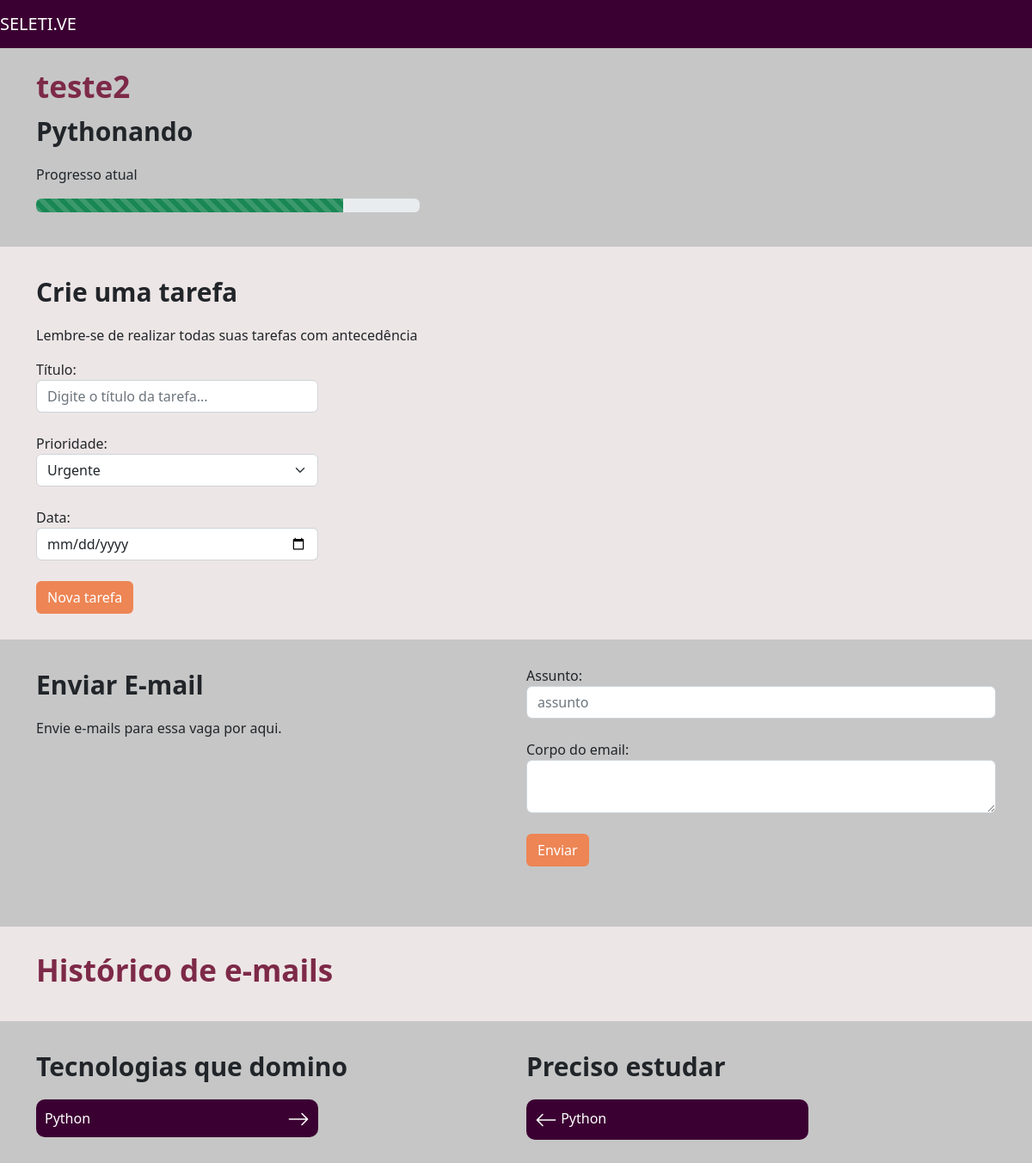
/vagas/vaga/6, run on an earlier commit of the app's database.
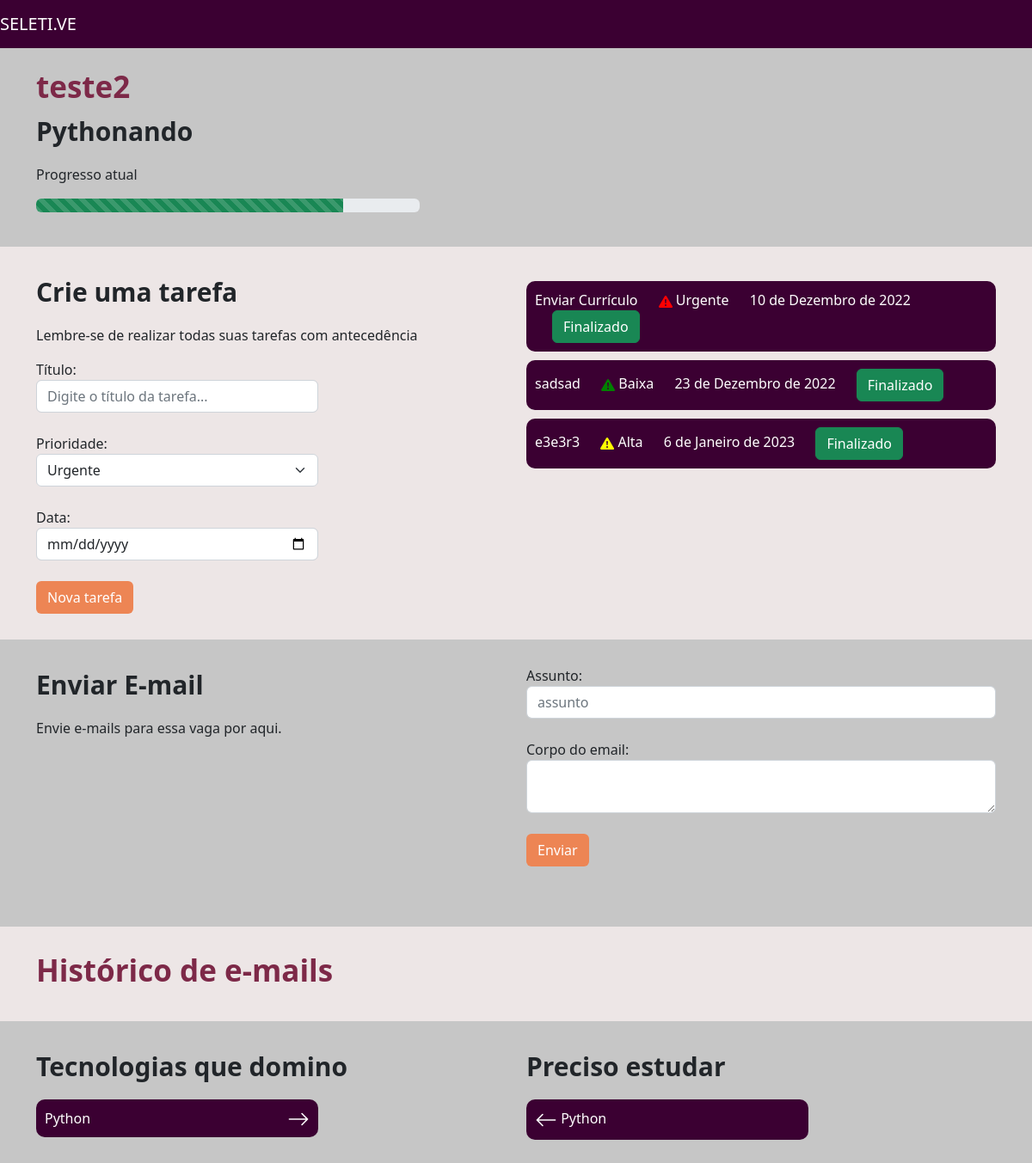
And on a later commit of the database.
### vagas/models.py (models this page shows, shortened)
class Tarefa(models.Model):
    choices_prioridade = (
        ('B', 'Baixa'),
        ('A', 'Alta'),
        ('U', 'Urgente')
    )
    vaga = models.ForeignKey(Vagas, on_delete=models.CASCADE)
    titulo = models.CharField(max_length=30)
    prioridade = models.CharField(max_length=1, choices=choices_prioridade)
    data = models.DateField()
    realizada = models.BooleanField(default=False)
    def icon(self):
        if self.prioridade == "U":
            classe = 'prioridade-vermelho'
        elif self.prioridade == "A":
            classe = 'prioridade-amarelo'
        elif self.prioridade == "B":
            classe = 'prioridade-verde'
        icon = f'''<svg  class="{classe}" xmlns="http://www.w3.org/2000/svg" width="16" height="16" fill="currentColor" class="bi bi-exclamation-triangle-fill" viewBox="0 0 16 16">
                                    <path d="M8.982 1.566a1.13 1.13 0 0 0-1.96 0L.165 13.233c-.457.778.091 1.767.98 1.767h13.713c.889 0 1.438-.99.98-1.767L8.982 1.566zM8 5c.535 0 .954.462.9.995l-.35 3.507a.552.552 0 0 1-1.1 0L7.1 5.995A.905.905 0 0 1 8 5zm.002 6a1 1 0 1 1 0 2 1 1 0 0 1 0-2z"/>
                    </svg>'''
        return mark_safe(icon)

### vagas/views.py (the view)
# urls.py: path('vaga/<int:id>', views.vaga, name="vaga"),
def vaga(request, id):
    vaga = get_object_or_404(Vagas, id=id)
    tarefas = Tarefa.objects.filter(vaga=vaga).filter(realizada=False)
    emails = Emails.objects.filter(vaga=vaga)
    return render(request, 'vaga.html', {'vaga': vaga,
                                         'tarefas': tarefas, 'emails':emails})

### empresa/models.py (called while the page is built)
  def __str__(self):
    return self.nome

    def progresso(self):
        x = [((i+1)*20,j[0]) for i, j in enumerate(self.choices_status)]
        x = list(filter(lambda x: x[1] == self.status, x))[0][0]
        return x

### vagas/templates/vaga.html (shortened to what the changed rows need)
{% extends 'base.html' %}
{% load static %}
{% block 'head' %}
    <link rel="stylesheet" href="{% static 'vaga/css/vaga.css' %}">
{% endblock %}
{% block 'body' %}
    <div class="bg2">
        <div class="container">
            <div class="row">
                <div class="col-md">
                    {% for tarefa in tarefas %}
    <div class="li-tarefa">
        <label>{{tarefa.titulo}}</label>
        <label class="prioridade-bloco">
            {{tarefa.icon}}
            {{tarefa.get_prioridade_display}}
        </label>
        <label class="prioridade-bloco">
            {{tarefa.data}}
        </label>
        <label class="prioridade-bloco">
            <a href="{% url 'realizar_tarefa' tarefa.id %}" class="btn btn-success">Finalizado</a>
        </label>
    </div>
{% endfor %}
                </div>
            </div>
        </div>
    </div>
{% endblock %}

What changed in the data, as far as the page shows it:
added Tarefa: titulo "Enviar Currículo", prioridade "Urgente", data "10 de Dezembro de 2022"
added Tarefa: titulo "sadsad", prioridade "Baixa", data "23 de Dezembro de 2022"
added Tarefa: titulo "e3e3r3", prioridade "Alta", data "6 de Janeiro de 2023"
